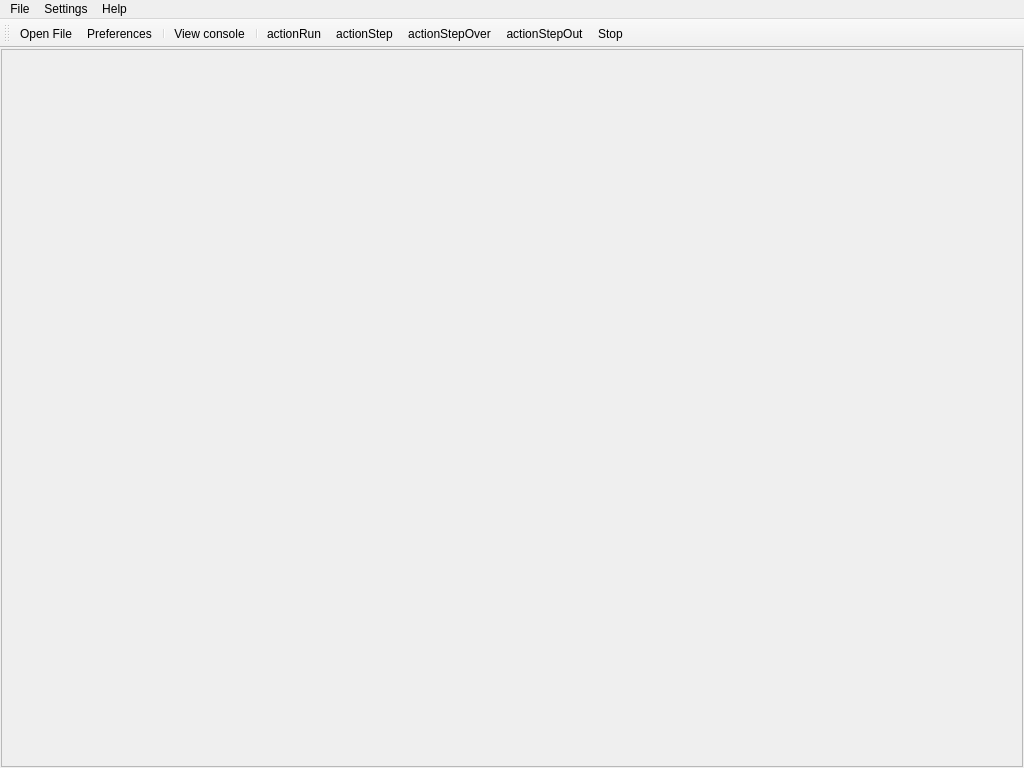
<?xml version="1.0" encoding="UTF-8"?>
<ui version="4.0">
 <class>WndMain</class>
 <widget class="QMainWindow" name="WndMain">
  <property name="geometry">
   <rect>
    <x>0</x>
    <y>0</y>
    <width>1024</width>
    <height>768</height>
   </rect>
  </property>
  <property name="windowTitle">
   <string>As</string>
  </property>
  <widget class="QWidget" name="centralWidget">
   <layout class="QVBoxLayout" name="verticalLayout">
    <property name="margin">
     <number>1</number>
    </property>
    <item>
     <widget class="QFrame" name="frmMain">
      <property name="frameShape">
       <enum>QFrame::StyledPanel</enum>
      </property>
      <property name="frameShadow">
       <enum>QFrame::Raised</enum>
      </property>
     </widget>
    </item>
   </layout>
  </widget>
  <widget class="QMenuBar" name="menuBar">
   <property name="geometry">
    <rect>
     <x>0</x>
     <y>0</y>
     <width>1024</width>
     <height>45</height>
    </rect>
   </property>
   <widget class="QMenu" name="menuFile">
    <property name="title">
     <string>File</string>
    </property>
    <widget class="QMenu" name="menuRecentFiles">
     <property name="title">
      <string>Recent Files</string>
     </property>
    </widget>
    <addaction name="actionOpenProject"/>
    <addaction name="actionOpenFile"/>
    <addaction name="actionNew"/>
    <addaction name="menuRecentFiles"/>
    <addaction name="separator"/>
    <addaction name="actionSave"/>
    <addaction name="actionSave_as"/>
    <addaction name="separator"/>
    <addaction name="actionQuit"/>
   </widget>
   <widget class="QMenu" name="menuSettings">
    <property name="title">
     <string>Settings</string>
    </property>
    <addaction name="actionPreferences"/>
   </widget>
   <widget class="QMenu" name="menuHelp">
    <property name="title">
     <string>Help</string>
    </property>
    <addaction name="actionAbout"/>
   </widget>
   <addaction name="menuFile"/>
   <addaction name="menuSettings"/>
   <addaction name="menuHelp"/>
  </widget>
  <widget class="QToolBar" name="mainToolBar">
   <property name="enabled">
    <bool>true</bool>
   </property>
   <property name="styleSheet">
    <string notr="true"/>
   </property>
   <property name="iconSize">
    <size>
     <width>48</width>
     <height>48</height>
    </size>
   </property>
   <attribute name="toolBarArea">
    <enum>TopToolBarArea</enum>
   </attribute>
   <attribute name="toolBarBreak">
    <bool>false</bool>
   </attribute>
   <addaction name="actionOpenFile"/>
   <addaction name="actionPreferences"/>
   <addaction name="separator"/>
   <addaction name="actionConsole"/>
   <addaction name="separator"/>
   <addaction name="actionRun"/>
   <addaction name="actionStepInto"/>
   <addaction name="actionStepOver"/>
   <addaction name="actionStepOut"/>
   <addaction name="actionStop"/>
  </widget>
  <action name="actionOpenFile">
   <property name="checkable">
    <bool>true</bool>
   </property>
   <property name="icon">
    <iconset resource="luanda.qrc">
     <normaloff>:/images/res/Open.png</normaloff>:/images/res/Open.png</iconset>
   </property>
   <property name="text">
    <string>Open File</string>
   </property>
   <property name="shortcut">
    <string>Ctrl+O</string>
   </property>
  </action>
  <action name="actionNew">
   <property name="icon">
    <iconset resource="luanda.qrc">
     <normaloff>:/images/ico_add_prj</normaloff>:/images/ico_add_prj</iconset>
   </property>
   <property name="text">
    <string>New</string>
   </property>
   <property name="shortcut">
    <string>Ctrl+N</string>
   </property>
  </action>
  <action name="actionSave">
   <property name="icon">
    <iconset resource="luanda.qrc">
     <normaloff>:/images/ico_save_all</normaloff>:/images/ico_save_all</iconset>
   </property>
   <property name="text">
    <string>Save</string>
   </property>
   <property name="toolTip">
    <string>Save current file</string>
   </property>
   <property name="shortcut">
    <string>Ctrl+S</string>
   </property>
  </action>
  <action name="actionSave_as">
   <property name="icon">
    <iconset resource="luanda.qrc">
     <normaloff>:/images/ico_save_as</normaloff>:/images/ico_save_as</iconset>
   </property>
   <property name="text">
    <string>Save as</string>
   </property>
   <property name="shortcut">
    <string>Ctrl+Shift+S</string>
   </property>
  </action>
  <action name="actionQuit">
   <property name="icon">
    <iconset resource="luanda.qrc">
     <normaloff>:/images/ico_exit</normaloff>:/images/ico_exit</iconset>
   </property>
   <property name="text">
    <string>Quit</string>
   </property>
   <property name="shortcut">
    <string>Ctrl+Q</string>
   </property>
  </action>
  <action name="actionPreferences">
   <property name="icon">
    <iconset resource="luanda.qrc">
     <normaloff>:/images/res/setting.png</normaloff>:/images/res/setting.png</iconset>
   </property>
   <property name="text">
    <string>Preferences</string>
   </property>
   <property name="toolTip">
    <string>Change the source code editor configuration</string>
   </property>
  </action>
  <action name="actionConsole">
   <property name="checkable">
    <bool>true</bool>
   </property>
   <property name="icon">
    <iconset resource="luanda.qrc">
     <normaloff>:/images/res/konsole.png</normaloff>:/images/res/konsole.png</iconset>
   </property>
   <property name="text">
    <string>View console</string>
   </property>
   <property name="toolTip">
    <string>Shows or hides the console frame</string>
   </property>
   <property name="shortcut">
    <string>Ctrl+1</string>
   </property>
  </action>
  <action name="actionActionProjectExplorer">
   <property name="checkable">
    <bool>true</bool>
   </property>
   <property name="text">
    <string>View Project explorer</string>
   </property>
   <property name="toolTip">
    <string>Show or hides the project explorer</string>
   </property>
   <property name="shortcut">
    <string>Ctrl+2</string>
   </property>
  </action>
  <action name="actionAbout">
   <property name="icon">
    <iconset resource="luanda.qrc">
     <normaloff>:/images/ico_info</normaloff>:/images/ico_info</iconset>
   </property>
   <property name="text">
    <string>About</string>
   </property>
  </action>
  <action name="actionOpenProject">
   <property name="icon">
    <iconset>
     <normaloff>:/images/ico_open_prj</normaloff>:/images/ico_open_prj</iconset>
   </property>
   <property name="text">
    <string>Open Project</string>
   </property>
  </action>
  <action name="actionRun">
   <property name="icon">
    <iconset resource="luanda.qrc">
     <normaloff>:/run_and_debug/res/run.png</normaloff>:/run_and_debug/res/run.png</iconset>
   </property>
   <property name="text">
    <string>actionRun</string>
   </property>
   <property name="toolTip">
    <string>Run</string>
   </property>
  </action>
  <action name="actionStepInto">
   <property name="icon">
    <iconset resource="luanda.qrc">
     <normaloff>:/run_and_debug/res/debug-step-into.png</normaloff>:/run_and_debug/res/debug-step-into.png</iconset>
   </property>
   <property name="text">
    <string>actionStep</string>
   </property>
   <property name="toolTip">
    <string>Step</string>
   </property>
   <property name="visible">
    <bool>false</bool>
   </property>
  </action>
  <action name="actionStepOver">
   <property name="icon">
    <iconset resource="luanda.qrc">
     <normaloff>:/run_and_debug/res/debug-step-over.png</normaloff>:/run_and_debug/res/debug-step-over.png</iconset>
   </property>
   <property name="text">
    <string>actionStepOver</string>
   </property>
   <property name="toolTip">
    <string>Step Over</string>
   </property>
   <property name="visible">
    <bool>false</bool>
   </property>
  </action>
  <action name="actionStepOut">
   <property name="icon">
    <iconset resource="luanda.qrc">
     <normaloff>:/run_and_debug/res/debug-step-out.png</normaloff>:/run_and_debug/res/debug-step-out.png</iconset>
   </property>
   <property name="text">
    <string>actionStepOut</string>
   </property>
   <property name="toolTip">
    <string>Step Out</string>
   </property>
   <property name="visible">
    <bool>false</bool>
   </property>
  </action>
  <action name="actionStop">
   <property name="icon">
    <iconset resource="luanda.qrc">
     <normaloff>:/run_and_debug/res/stop.png</normaloff>:/run_and_debug/res/stop.png</iconset>
   </property>
   <property name="text">
    <string>Stop</string>
   </property>
   <property name="toolTip">
    <string>Stop Execution</string>
   </property>
  </action>
 </widget>
 <layoutdefault spacing="6" margin="11"/>
 <resources>
  <include location="luanda.qrc"/>
 </resources>
 <connections/>
</ui>
